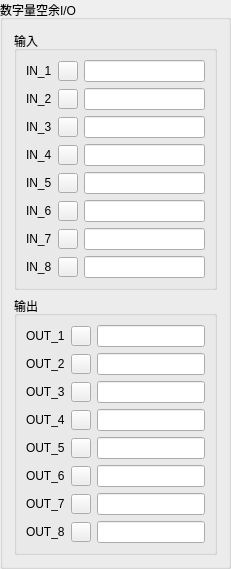
             <widget class="QGroupBox" name="groupBox_DigitalSpare">
              <property name="title">
               <string>数字量空余I/O</string>
              </property>
              <layout class="QVBoxLayout" name="verticalLayout_8">
               <item>
                <widget class="QGroupBox" name="groupBox_DigitalSpareIN">
                 <property name="title">
                  <string>输入</string>
                 </property>
                 <layout class="QGridLayout" name="gridLayout_44">
                  <item row="0" column="0">
                   <widget class="QLabel" name="label_DigitalSpareIN_IN1">
                    <property name="text">
                     <string>IN_1</string>
                    </property>
                   </widget>
                  </item>
                  <item row="2" column="0">
                   <widget class="QLabel" name="label_DigitalSpareIN_IN3">
                    <property name="text">
                     <string>IN_3</string>
                    </property>
                   </widget>
                  </item>
                  <item row="1" column="0">
                   <widget class="QLabel" name="label_DigitalSpareIN_IN2">
                    <property name="text">
                     <string>IN_2</string>
                    </property>
                   </widget>
                  </item>
                  <item row="5" column="0">
                   <widget class="QLabel" name="label_DigitalSpareIN_IN6">
                    <property name="text">
                     <string>IN_6</string>
                    </property>
                   </widget>
                  </item>
                  <item row="4" column="0">
                   <widget class="QLabel" name="label_DigitalSpareIN_IN5">
                    <property name="text">
                     <string>IN_5</string>
                    </property>
                   </widget>
                  </item>
                  <item row="3" column="0">
                   <widget class="QLabel" name="label_DigitalSpareIN_IN4">
                    <property name="text">
                     <string>IN_4</string>
                    </property>
                   </widget>
                  </item>
                  <item row="7" column="0">
                   <widget class="QLabel" name="label_DigitalSpareIN_IN8">
                    <property name="text">
                     <string>IN_8</string>
                    </property>
                   </widget>
                  </item>
                  <item row="6" column="0">
                   <widget class="QLabel" name="label_DigitalSpareIN_IN7">
                    <property name="text">
                     <string>IN_7</string>
                    </property>
                   </widget>
                  </item>
                  <item row="7" column="2">
                   <widget class="QLineEdit" name="lineEdit_DigitalSpareIN_IN8">
                    <property name="minimumSize">
                     <size>
                      <width>0</width>
                      <height>20</height>
                     </size>
                    </property>
                   </widget>
                  </item>
                  <item row="1" column="2">
                   <widget class="QLineEdit" name="lineEdit_DigitalSpareIN_IN2">
                    <property name="minimumSize">
                     <size>
                      <width>0</width>
                      <height>20</height>
                     </size>
                    </property>
                   </widget>
                  </item>
                  <item row="2" column="2">
                   <widget class="QLineEdit" name="lineEdit_DigitalSpareIN_IN3">
                    <property name="minimumSize">
                     <size>
                      <width>0</width>
                      <height>20</height>
                     </size>
                    </property>
                   </widget>
                  </item>
                  <item row="3" column="2">
                   <widget class="QLineEdit" name="lineEdit_DigitalSpareIN_IN4">
                    <property name="minimumSize">
                     <size>
                      <width>0</width>
                      <height>20</height>
                     </size>
                    </property>
                   </widget>
                  </item>
                  <item row="0" column="2">
                   <widget class="QLineEdit" name="lineEdit_DigitalSpareIN_IN1">
                    <property name="minimumSize">
                     <size>
                      <width>0</width>
                      <height>20</height>
                     </size>
                    </property>
                   </widget>
                  </item>
                  <item row="4" column="2">
                   <widget class="QLineEdit" name="lineEdit_DigitalSpareIN_IN5">
                    <property name="minimumSize">
                     <size>
                      <width>0</width>
                      <height>20</height>
                     </size>
                    </property>
                   </widget>
                  </item>
                  <item row="6" column="2">
                   <widget class="QLineEdit" name="lineEdit_DigitalSpareIN_IN7">
                    <property name="minimumSize">
                     <size>
                      <width>0</width>
                      <height>20</height>
                     </size>
                    </property>
                   </widget>
                  </item>
                  <item row="5" column="2">
                   <widget class="QLineEdit" name="lineEdit_DigitalSpareIN_IN6">
                    <property name="minimumSize">
                     <size>
                      <width>0</width>
                      <height>20</height>
                     </size>
                    </property>
                   </widget>
                  </item>
                  <item row="7" column="1">
                   <widget class="QPushButton" name="pushButton_DigitalSpareIN_IN8">
                    <property name="maximumSize">
                     <size>
                      <width>20</width>
                      <height>20</height>
                     </size>
                    </property>
                    <property name="styleSheet">
                     <string notr="true">QPushButton
{
	border-image: url(:/UI/ui_image/IO红.png);
}
QPushButton:checked
{
	border-image: url(:/UI/ui_image/IO绿.png);
}</string>
                    </property>
                    <property name="text">
                     <string/>
                    </property>
                    <property name="iconSize">
                     <size>
                      <width>20</width>
                      <height>20</height>
                     </size>
                    </property>
                    <property name="checkable">
                     <bool>true</bool>
                    </property>
                   </widget>
                  </item>
                  <item row="6" column="1">
                   <widget class="QPushButton" name="pushButton_DigitalSpareIN_IN7">
                    <property name="maximumSize">
                     <size>
                      <width>20</width>
                      <height>20</height>
                     </size>
                    </property>
                    <property name="styleSheet">
                     <string notr="true">QPushButton
{
	border-image: url(:/UI/ui_image/IO红.png);
}
QPushButton:checked
{
	border-image: url(:/UI/ui_image/IO绿.png);
}</string>
                    </property>
                    <property name="text">
                     <string/>
                    </property>
                    <property name="iconSize">
                     <size>
                      <width>20</width>
                      <height>20</height>
                     </size>
                    </property>
                    <property name="checkable">
                     <bool>true</bool>
                    </property>
                   </widget>
                  </item>
                  <item row="5" column="1">
                   <widget class="QPushButton" name="pushButton_DigitalSpareIN_IN6">
                    <property name="maximumSize">
                     <size>
                      <width>20</width>
                      <height>20</height>
                     </size>
                    </property>
                    <property name="styleSheet">
                     <string notr="true">QPushButton
{
	border-image: url(:/UI/ui_image/IO红.png);
}
QPushButton:checked
{
	border-image: url(:/UI/ui_image/IO绿.png);
}</string>
                    </property>
                    <property name="text">
                     <string/>
                    </property>
                    <property name="iconSize">
                     <size>
                      <width>20</width>
                      <height>20</height>
                     </size>
                    </property>
                    <property name="checkable">
                     <bool>true</bool>
                    </property>
                   </widget>
                  </item>
                  <item row="4" column="1">
                   <widget class="QPushButton" name="pushButton_DigitalSpareIN_IN5">
                    <property name="maximumSize">
                     <size>
                      <width>20</width>
                      <height>20</height>
                     </size>
                    </property>
                    <property name="styleSheet">
                     <string notr="true">QPushButton
{
	border-image: url(:/UI/ui_image/IO红.png);
}
QPushButton:checked
{
	border-image: url(:/UI/ui_image/IO绿.png);
}</string>
                    </property>
                    <property name="text">
                     <string/>
                    </property>
                    <property name="iconSize">
                     <size>
                      <width>20</width>
                      <height>20</height>
                     </size>
                    </property>
                    <property name="checkable">
                     <bool>true</bool>
                    </property>
                   </widget>
                  </item>
                  <item row="3" column="1">
                   <widget class="QPushButton" name="pushButton_DigitalSpareIN_IN4">
                    <property name="maximumSize">
                     <size>
                      <width>20</width>
                      <height>20</height>
                     </size>
                    </property>
                    <property name="styleSheet">
                     <string notr="true">QPushButton
{
	border-image: url(:/UI/ui_image/IO红.png);
}
QPushButton:checked
{
	border-image: url(:/UI/ui_image/IO绿.png);
}</string>
                    </property>
                    <property name="text">
                     <string/>
                    </property>
                    <property name="iconSize">
                     <size>
                      <width>20</width>
                      <height>20</height>
                     </size>
                    </property>
                    <property name="checkable">
                     <bool>true</bool>
                    </property>
                   </widget>
                  </item>
                  <item row="2" column="1">
                   <widget class="QPushButton" name="pushButton_DigitalSpareIN_IN3">
                    <property name="maximumSize">
                     <size>
                      <width>20</width>
                      <height>20</height>
                     </size>
                    </property>
                    <property name="styleSheet">
                     <string notr="true">QPushButton
{
	border-image: url(:/UI/ui_image/IO红.png);
}
QPushButton:checked
{
	border-image: url(:/UI/ui_image/IO绿.png);
}</string>
                    </property>
                    <property name="text">
                     <string/>
                    </property>
                    <property name="iconSize">
                     <size>
                      <width>20</width>
                      <height>20</height>
                     </size>
                    </property>
                    <property name="checkable">
                     <bool>true</bool>
                    </property>
                   </widget>
                  </item>
                  <item row="1" column="1">
                   <widget class="QPushButton" name="pushButton_DigitalSpareIN_IN2">
                    <property name="maximumSize">
                     <size>
                      <width>20</width>
                      <height>20</height>
                     </size>
                    </property>
                    <property name="styleSheet">
                     <string notr="true">QPushButton
{
	border-image: url(:/UI/ui_image/IO红.png);
}
QPushButton:checked
{
	border-image: url(:/UI/ui_image/IO绿.png);
}</string>
                    </property>
                    <property name="text">
                     <string/>
                    </property>
                    <property name="iconSize">
                     <size>
                      <width>20</width>
                      <height>20</height>
                     </size>
                    </property>
                    <property name="checkable">
                     <bool>true</bool>
                    </property>
                   </widget>
                  </item>
                  <item row="0" column="1">
                   <widget class="QPushButton" name="pushButton_DigitalSpareIN_IN1">
                    <property name="maximumSize">
                     <size>
                      <width>20</width>
                      <height>20</height>
                     </size>
                    </property>
                    <property name="styleSheet">
                     <string notr="true">QPushButton
{
	border-image: url(:/UI/ui_image/IO红.png);
}
QPushButton:checked
{
	border-image: url(:/UI/ui_image/IO绿.png);
}</string>
                    </property>
                    <property name="text">
                     <string/>
                    </property>
                    <property name="iconSize">
                     <size>
                      <width>20</width>
                      <height>20</height>
                     </size>
                    </property>
                    <property name="checkable">
                     <bool>true</bool>
                    </property>
                   </widget>
                  </item>
                 </layout>
                </widget>
               </item>
               <item>
                <widget class="QGroupBox" name="groupBox_DigitalSpareOUT">
                 <property name="title">
                  <string>输出</string>
                 </property>
                 <layout class="QGridLayout" name="gridLayout_45">
                  <item row="1" column="2">
                   <widget class="QLineEdit" name="lineEdit_DigitalSpareOUT_OUT2">
                    <property name="minimumSize">
                     <size>
                      <width>0</width>
                      <height>20</height>
                     </size>
                    </property>
                   </widget>
                  </item>
                  <item row="0" column="2">
                   <widget class="QLineEdit" name="lineEdit_DigitalSpareOUT_OUT1">
                    <property name="minimumSize">
                     <size>
                      <width>0</width>
                      <height>20</height>
                     </size>
                    </property>
                   </widget>
                  </item>
                  <item row="7" column="2">
                   <widget class="QLineEdit" name="lineEdit_DigitalSpareOUT_OUT8">
                    <property name="minimumSize">
                     <size>
                      <width>0</width>
                      <height>20</height>
                     </size>
                    </property>
                   </widget>
                  </item>
                  <item row="6" column="2">
                   <widget class="QLineEdit" name="lineEdit_DigitalSpareOUT_OUT7">
                    <property name="minimumSize">
                     <size>
                      <width>0</width>
                      <height>20</height>
                     </size>
                    </property>
                   </widget>
                  </item>
                  <item row="5" column="2">
                   <widget class="QLineEdit" name="lineEdit_DigitalSpareOUT_OUT6">
                    <property name="minimumSize">
                     <size>
                      <width>0</width>
                      <height>20</height>
                     </size>
                    </property>
                   </widget>
                  </item>
                  <item row="4" column="2">
                   <widget class="QLineEdit" name="lineEdit_DigitalSpareOUT_OUT5">
                    <property name="minimumSize">
                     <size>
                      <width>0</width>
                      <height>20</height>
                     </size>
                    </property>
                   </widget>
                  </item>
                  <item row="3" column="2">
                   <widget class="QLineEdit" name="lineEdit_DigitalSpareOUT_OUT4">
                    <property name="minimumSize">
                     <size>
                      <width>0</width>
                      <height>20</height>
                     </size>
                    </property>
                   </widget>
                  </item>
                  <item row="2" column="2">
                   <widget class="QLineEdit" name="lineEdit_DigitalSpareOUT_OUT3">
                    <property name="minimumSize">
                     <size>
                      <width>0</width>
                      <height>20</height>
                     </size>
                    </property>
                   </widget>
                  </item>
                  <item row="0" column="0">
                   <widget class="QLabel" name="label_DigitalSpareOUT_OUT1">
                    <property name="text">
                     <string>OUT_1</string>
                    </property>
                   </widget>
                  </item>
                  <item row="1" column="0">
                   <widget class="QLabel" name="label_DigitalSpareOUT_OUT2">
                    <property name="text">
                     <string>OUT_2</string>
                    </property>
                   </widget>
                  </item>
                  <item row="2" column="0">
                   <widget class="QLabel" name="label_DigitalSpareOUT_OUT3">
                    <property name="text">
                     <string>OUT_3</string>
                    </property>
                   </widget>
                  </item>
                  <item row="3" column="0">
                   <widget class="QLabel" name="label_DigitalSpareOUT_OUT4">
                    <property name="text">
                     <string>OUT_4</string>
                    </property>
                   </widget>
                  </item>
                  <item row="4" column="0">
                   <widget class="QLabel" name="label_DigitalSpareOUT_OUT5">
                    <property name="text">
                     <string>OUT_5</string>
                    </property>
                   </widget>
                  </item>
                  <item row="5" column="0">
                   <widget class="QLabel" name="label_DigitalSpareOUT_OUT6">
                    <property name="text">
                     <string>OUT_6</string>
                    </property>
                   </widget>
                  </item>
                  <item row="6" column="0">
                   <widget class="QLabel" name="label_DigitalSpareOUT_OUT7">
                    <property name="text">
                     <string>OUT_7</string>
                    </property>
                   </widget>
                  </item>
                  <item row="7" column="0">
                   <widget class="QLabel" name="label_DigitalSpareOUT_OUT8">
                    <property name="text">
                     <string>OUT_8</string>
                    </property>
                   </widget>
                  </item>
                  <item row="6" column="1">
                   <widget class="QPushButton" name="pushButton_DigitalSpareOUT_OUT7">
                    <property name="maximumSize">
                     <size>
                      <width>20</width>
                      <height>20</height>
                     </size>
                    </property>
                    <property name="styleSheet">
                     <string notr="true">QPushButton
{
	border-image: url(:/UI/ui_image/IO红.png);
}
QPushButton:checked
{
	border-image: url(:/UI/ui_image/IO绿.png);
}</string>
                    </property>
                    <property name="text">
                     <string/>
                    </property>
                    <property name="iconSize">
                     <size>
                      <width>20</width>
                      <height>20</height>
                     </size>
                    </property>
                    <property name="checkable">
                     <bool>true</bool>
                    </property>
                   </widget>
                  </item>
                  <item row="5" column="1">
                   <widget class="QPushButton" name="pushButton_DigitalSpareOUT_OUT6">
                    <property name="maximumSize">
                     <size>
                      <width>20</width>
                      <height>20</height>
                     </size>
                    </property>
                    <property name="styleSheet">
                     <string notr="true">QPushButton
{
	border-image: url(:/UI/ui_image/IO红.png);
}
QPushButton:checked
{
	border-image: url(:/UI/ui_image/IO绿.png);
}</string>
                    </property>
                    <property name="text">
                     <string/>
                    </property>
                    <property name="iconSize">
                     <size>
                      <width>20</width>
                      <height>20</height>
                     </size>
                    </property>
                    <property name="checkable">
                     <bool>true</bool>
                    </property>
                   </widget>
                  </item>
                  <item row="4" column="1">
                   <widget class="QPushButton" name="pushButton_DigitalSpareOUT_OUT5">
                    <property name="maximumSize">
                     <size>
                      <width>20</width>
                      <height>20</height>
                     </size>
                    </property>
                    <property name="styleSheet">
                     <string notr="true">QPushButton
{
	border-image: url(:/UI/ui_image/IO红.png);
}
QPushButton:checked
{
	border-image: url(:/UI/ui_image/IO绿.png);
}</string>
                    </property>
                    <property name="text">
                     <string/>
                    </property>
                    <property name="iconSize">
                     <size>
                      <width>20</width>
                      <height>20</height>
                     </size>
                    </property>
                    <property name="checkable">
                     <bool>true</bool>
                    </property>
                   </widget>
                  </item>
                  <item row="3" column="1">
                   <widget class="QPushButton" name="pushButton_DigitalSpareOUT_OUT4">
                    <property name="maximumSize">
                     <size>
                      <width>20</width>
                      <height>20</height>
                     </size>
                    </property>
                    <property name="styleSheet">
                     <string notr="true">QPushButton
{
	border-image: url(:/UI/ui_image/IO红.png);
}
QPushButton:checked
{
	border-image: url(:/UI/ui_image/IO绿.png);
}</string>
                    </property>
                    <property name="text">
                     <string/>
                    </property>
                    <property name="iconSize">
                     <size>
                      <width>20</width>
                      <height>20</height>
                     </size>
                    </property>
                    <property name="checkable">
                     <bool>true</bool>
                    </property>
                   </widget>
                  </item>
                  <item row="2" column="1">
                   <widget class="QPushButton" name="pushButton_DigitalSpareOUT_OUT3">
                    <property name="maximumSize">
                     <size>
                      <width>20</width>
                      <height>20</height>
                     </size>
                    </property>
                    <property name="styleSheet">
                     <string notr="true">QPushButton
{
	border-image: url(:/UI/ui_image/IO红.png);
}
QPushButton:checked
{
	border-image: url(:/UI/ui_image/IO绿.png);
}</string>
                    </property>
                    <property name="text">
                     <string/>
                    </property>
                    <property name="iconSize">
                     <size>
                      <width>20</width>
                      <height>20</height>
                     </size>
                    </property>
                    <property name="checkable">
                     <bool>true</bool>
                    </property>
                   </widget>
                  </item>
                  <item row="1" column="1">
                   <widget class="QPushButton" name="pushButton_DigitalSpareOUT_OUT2">
                    <property name="maximumSize">
                     <size>
                      <width>20</width>
                      <height>20</height>
                     </size>
                    </property>
                    <property name="styleSheet">
                     <string notr="true">QPushButton
{
	border-image: url(:/UI/ui_image/IO红.png);
}
QPushButton:checked
{
	border-image: url(:/UI/ui_image/IO绿.png);
}</string>
                    </property>
                    <property name="text">
                     <string/>
                    </property>
                    <property name="iconSize">
                     <size>
                      <width>20</width>
                      <height>20</height>
                     </size>
                    </property>
                    <property name="checkable">
                     <bool>true</bool>
                    </property>
                   </widget>
                  </item>
                  <item row="0" column="1">
                   <widget class="QPushButton" name="pushButton_DigitalSpareOUT_OUT1">
                    <property name="maximumSize">
                     <size>
                      <width>20</width>
                      <height>20</height>
                     </size>
                    </property>
                    <property name="styleSheet">
                     <string notr="true">QPushButton
{
	border-image: url(:/UI/ui_image/IO红.png);
}
QPushButton:checked
{
	border-image: url(:/UI/ui_image/IO绿.png);
}</string>
                    </property>
                    <property name="text">
                     <string/>
                    </property>
                    <property name="iconSize">
                     <size>
                      <width>20</width>
                      <height>20</height>
                     </size>
                    </property>
                    <property name="checkable">
                     <bool>true</bool>
                    </property>
                   </widget>
                  </item>
                  <item row="7" column="1">
                   <widget class="QPushButton" name="pushButton_DigitalSpareOUT_OUT8">
                    <property name="maximumSize">
                     <size>
                      <width>20</width>
                      <height>20</height>
                     </size>
                    </property>
                    <property name="styleSheet">
                     <string notr="true">QPushButton
{
	border-image: url(:/UI/ui_image/IO红.png);
}
QPushButton:checked
{
	border-image: url(:/UI/ui_image/IO绿.png);
}</string>
                    </property>
                    <property name="text">
                     <string/>
                    </property>
                    <property name="iconSize">
                     <size>
                      <width>20</width>
                      <height>20</height>
                     </size>
                    </property>
                    <property name="checkable">
                     <bool>true</bool>
                    </property>
                   </widget>
                  </item>
                 </layout>
                </widget>
               </item>
              </layout>
             </widget>
